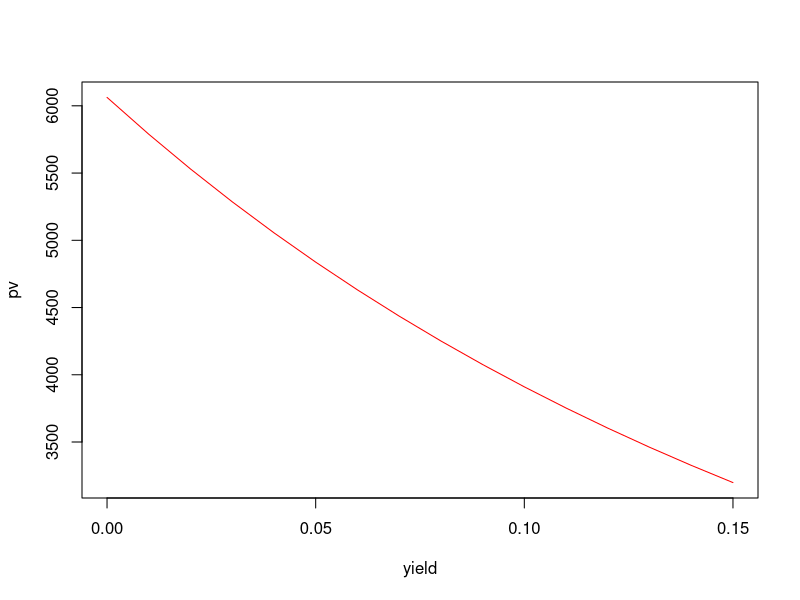

This figure's R source:
###########################BONDS FINAL ######################################

###########################################################################################################################
###########################################################################################################################
###########################################################################################################################
###########################################################################################################################
#################################################### Bond Valuation function ##############################################
###########################################################################################################################
###########################################################################################################################
###########################################################################################################################
###########################################################################################################################

#Total Capital SA Medium Term Notes (TOTAL MTNs)

bondprc<-function(coupon,maturity,yield,par,coupon.freq){
  periods=maturity*coupon.freq
  coupon.period=coupon/coupon.freq
  yield.period=yield/coupon.freq
  bond.coupon<-rep(coupon.period,times=periods,length.out=NA,each=1)
  bond.df<-as.data.frame(bond.coupon)
  for (i in 1:periods) {
    bond.df$cf[i]=par*coupon.period
    bond.df$period[i]=i
    bond.df$yield[i]=yield.period
  }
  bond.df$cf[periods]=bond.df$cf[periods]+par
  bond.df$PV=bond.df$cf/((1+bond.df$yield)^bond.df$period)
  value=sum(bond.df$PV)
  value
}

#Calculating the value of a bond
coupon=0.0425
maturity=5
yield=0.017
par=5000
coupon.freq=1

price <- bondprc(coupon,maturity,yield,par,coupon.freq)
price #this is the final yield over 4 years

return = price - par
return

############################################
coupon=0.0425
maturity=5
yield=0.0007
par=5000
coupon.freq=1

price <- bondprc(coupon,maturity,yield,par,coupon.freq)
price #this is the final yield over 4 years

return = price - par
return
##############################################



##3month simulation
couponrate = 4.25 #annualy
couponRateMonthly = 4.25/12
couponRate3Months = couponRateMonthly*3/100


price <- bondprc(coupon,maturity,yield,par,coupon.freq)
price #this is the final yield over 4 years

monthReturn3Months = par*couponRate3Months
monthReturn3Months


#

###Bond Price volatility
#coupon=.10
#maturity=20
yield=seq(from = .15, to = 0, by = -0.01)
#par=100
#coupon.freq=1


pv <- c()

for (i in 1:length(yield)){
  pv <- c(pv, bondprc(coupon,maturity,yield[i],par,coupon.freq))
}

plot(yield, pv, type = "l", col = "red")

###Size of yield change
###Small changes in the yield have symmetric effect on the bond prices. Let us see how change in .01% changes the value
#coupon=.10
#maturity=20
#yield=0.10
#par=100
#coupon.freq=1

new_yield_1 <- 0.101
new_yield_2 <- 0.099

bondprc(coupon,maturity,new_yield_1,par,coupon.freq)/bondprc(coupon,maturity,yield,par,coupon.freq) - 1

bondprc(coupon,maturity,new_yield_2,par,coupon.freq)/bondprc(coupon,maturity,yield,par,coupon.freq) - 1

###Large change Asymmetric effect
#coupon=.10
#maturity=20
#yield=0.10
#par=100
#coupon.freq=1

new_yield_1 <- 0.14
new_yield_2 <- 0.06

bondprc(coupon,maturity,new_yield_1,par,coupon.freq)/bondprc(coupon,maturity,yield,par,coupon.freq) - 1

bondprc(coupon,maturity,new_yield_2,par,coupon.freq)/bondprc(coupon,maturity,yield,par,coupon.freq) - 1

####Coupoun Rate vs Bond value
#Fixing the time to maturity andd yield, bond prices volatility is higher if the coupoun rate is lower
#coupon=.10
#maturity=20
#yield=0.10
#par=100
#coupon.freq=1


bondprc(.10,maturity,.08,par,coupon.freq)/bondprc(.10 ,maturity,.10,par,coupon.freq) - 1
bondprc(.05,maturity,.08,par,coupon.freq)/bondprc(.05 ,maturity,.10,par,coupon.freq) - 1
bondprc(.00,maturity,.08,par,coupon.freq)/bondprc(.00 ,maturity,.10,par,coupon.freq) - 1


####Time to Maturity vs Bond value
#coupon=.10
#maturity=20
#yield=0.10
#par=100
#coupon.freq=1


bondprc(coupon, 20, .08, par, coupon.freq)/bondprc(coupon, 20, .10, par, coupon.freq) - 1
bondprc(coupon, 10, .08, par, coupon.freq)/bondprc(coupon, 10, .10, par, coupon.freq) - 1
bondprc(coupon, 5, .08, par, coupon.freq)/bondprc(coupon, 5, .10, par, coupon.freq) - 1

###Price value of a basis point "PV01"
#This is equals to price of a bond if the required yield changes by .01%
#coupon=.10
#maturity=20
#yield=0.10
#par=100
#coupon.freq=1


bondprc(coupon, maturity, .10, par, coupon.freq)
bondprc(coupon, maturity, .1001, par, coupon.freq)
PV01 <- abs(bondprc(coupon, maturity, .10, par, coupon.freq) -  bondprc(coupon, maturity, .1001, par, coupon.freq))
PV01

####Duration
#coupon=.10
#maturity=20
#yield=0.10
#par=100
#coupon.freq=1


p <- bondprc(coupon, maturity, yield, par, coupon.freq)
p_up <- bondprc(coupon, maturity, yield + .01, par, coupon.freq)
p_down <- bondprc(coupon, maturity, yield - .01, par, coupon.freq)

duration <- (p_down - p_up)/ (2 * p * .01)
duration
duration_percentage_change <- -duration * .01
duration_percentage_change
duration_dollar_change <- duration_percentage_change * p
duration_dollar_change

###Convexity
#coupon=.05
#maturity=10
#yield=0.04
#par=100
#coupon.freq=1


p <- bondprc(coupon, maturity, yield, par, coupon.freq)
p_up <- bondprc(coupon, maturity, yield + .01, par, coupon.freq)
p_down <- bondprc(coupon, maturity, yield - .01, par, coupon.freq)

convexity <- (p_up + p_down - 2 * p) / (p * (.01^2))
convexity

convexity_percentage_change <- 0.5 * convexity * .01^2
convexity_percentage_change

convexity_dollar_change <- convexity_percentage_change * p
convexity_dollar_change

####Combining both duration and convexity
p
duration_dollar_change
convexity_dollar_change
price_change <- duration_dollar_change + convexity_dollar_change

price <- duration_dollar_change + convexity_dollar_change + p
price